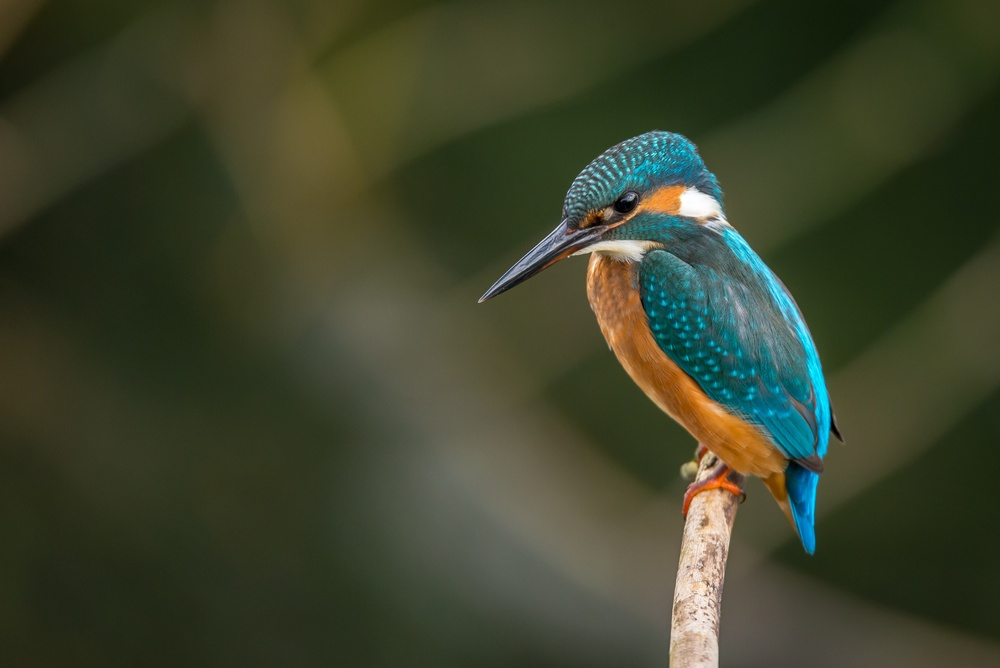
#> input picture bird.jpg, 1000 x 668 px, shrunk from 4844 x 3234 before the run
$ jupyter execute compression.ipynb   (shell and % lines are left out)
#> lines starting #> are read from the running program, lines starting #| are printed output that depends on the picture
[cell 1]
import numpy as np
import pandas as pd
import matplotlib.pyplot as plt
from sklearn.decomposition import PCA
import cv2
from scipy.stats import stats
import matplotlib.image as mpimg
img = cv2.cvtColor(cv2.imread('bird.jpg'), cv2.COLOR_BGR2RGB)
plt.imshow(img)
plt.show()

[cell 2]
img.shape
#> Out = (668, 1000, 3)

[cell 3]
#Splitting into channels
blue,green,red = cv2.split(img)
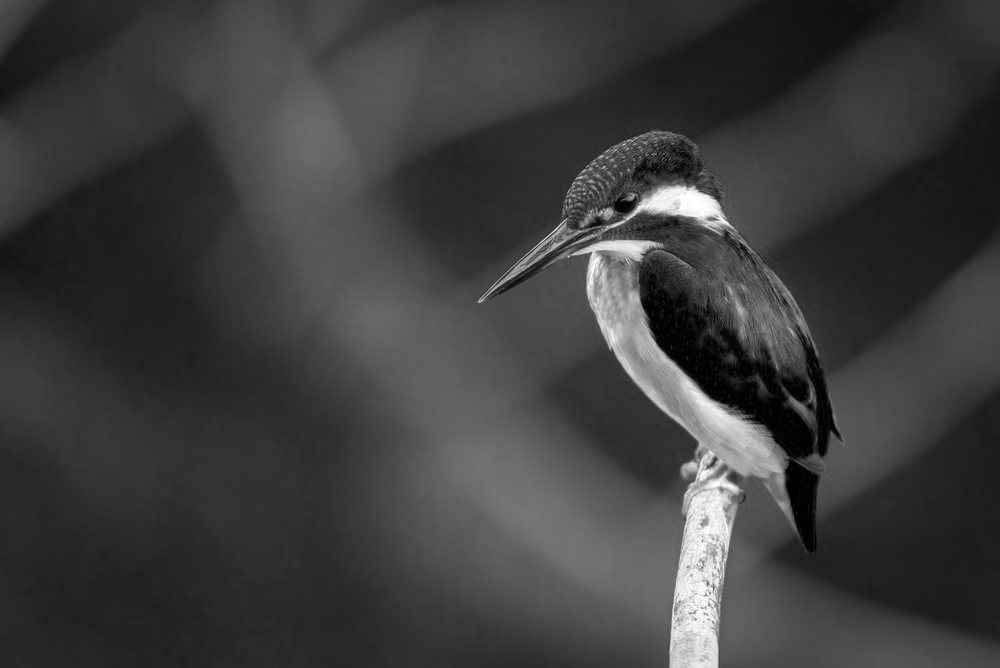
#> blue: shape (668, 1000); min 0, max 255, mean 61.5
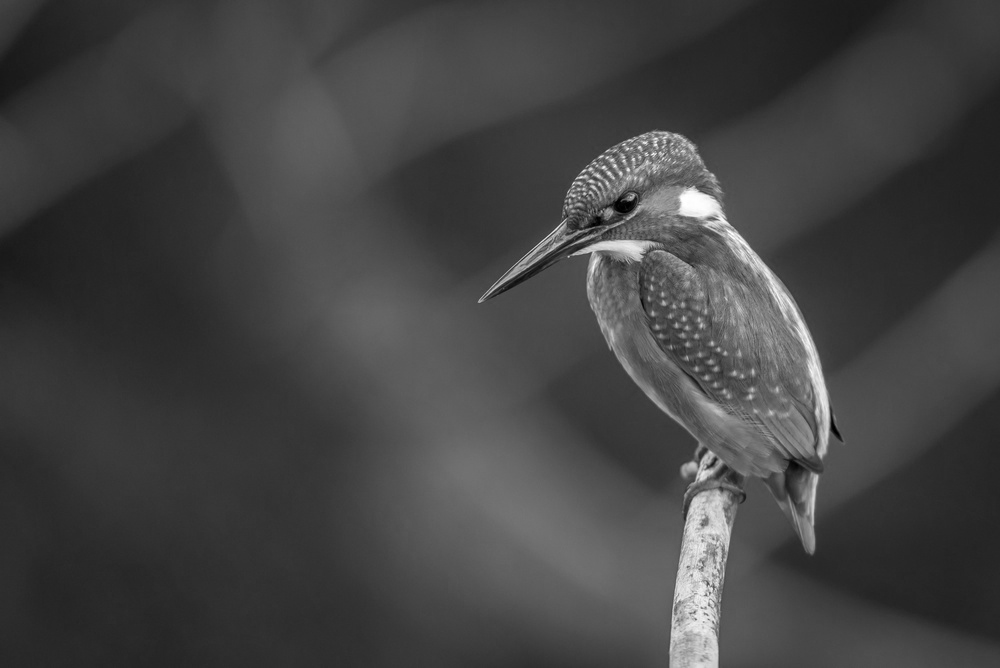
#> green: shape (668, 1000); min 0, max 255, mean 67.4
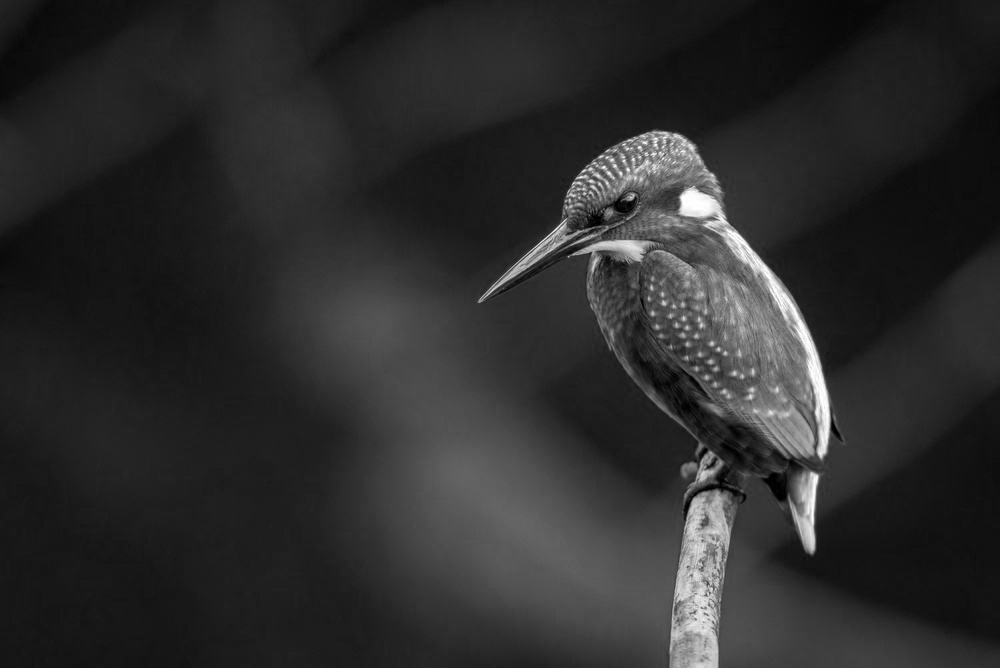
#> red: shape (668, 1000); min 0, max 255, mean 45

# Plotting the images
fig = plt.figure(figsize = (15, 7.2))
fig.add_subplot(131)
plt.title("Blue Channel")
plt.imshow(blue)

fig.add_subplot(132)
plt.title("Green Channel")
plt.imshow(green)

fig.add_subplot(133)
plt.title("Red Channel")
plt.imshow(red)

plt.show()
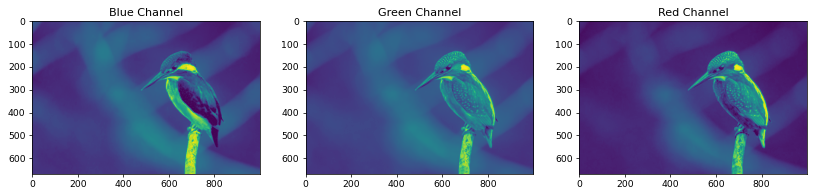
#> figure drawn by matplotlib, 3 panels

[cell 4]
blue_temp_df = pd.DataFrame(data = blue)
#> blue_temp_df = table of 668 rows and 1000 columns
blue_temp_df
#> Out = table of 668 rows and 1000 columns

[cell 5]
df_blue = blue/255
df_green = green/255
df_red = red/255
pca_b = PCA(n_components=50)
pca_b.fit(df_blue)
trans_pca_b = pca_b.transform(df_blue)
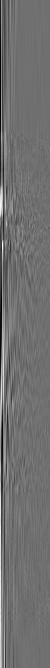
#> trans_pca_b: shape (668, 50) float64; min -2.89, max 3.68, mean -5.49e-16; drawn with min black and max white

pca_g = PCA(n_components=50)
pca_g.fit(df_green)
trans_pca_g = pca_g.transform(df_green)
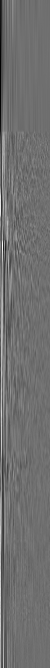
#> trans_pca_g: shape (668, 50) float64; min -2.72, max 3.49, mean 5.84e-17; drawn with min black and max white

pca_r = PCA(n_components=50)
pca_r.fit(df_red)
trans_pca_r = pca_r.transform(df_red)
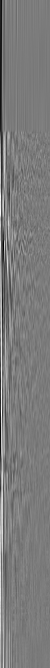
#> trans_pca_r: shape (668, 50) float64; min -3.01, max 3.2, mean 1.5e-16; drawn with min black and max white

print(trans_pca_b.shape)
#| (668, 50)
print(trans_pca_r.shape)
#| (668, 50)
print(trans_pca_g.shape)
#| (668, 50)

[cell 6]
print(f"Blue Channel : {sum(pca_b.explained_variance_ratio_)}")
print(f"Green Channel: {sum(pca_g.explained_variance_ratio_)}")
print(f"Red Channel  : {sum(pca_r.explained_variance_ratio_)}")

[cell 7]
fig = plt.figure(figsize = (15, 6))
fig.add_subplot(131)
plt.title("Blue Channel")
plt.ylabel('Variation explained')
plt.xlabel('Eigen Value')
plt.bar(list(range(1,51)),pca_b.explained_variance_ratio_)

fig.add_subplot(132)
plt.title("Green Channel")
plt.ylabel('Variation explained')
plt.xlabel('Eigen Value')
plt.bar(list(range(1,51)),pca_g.explained_variance_ratio_)

fig.add_subplot(133)
plt.title("Red Channel")
plt.ylabel('Variation explained')
plt.xlabel('Eigen Value')
plt.bar(list(range(1,51)),pca_r.explained_variance_ratio_)
plt.show()
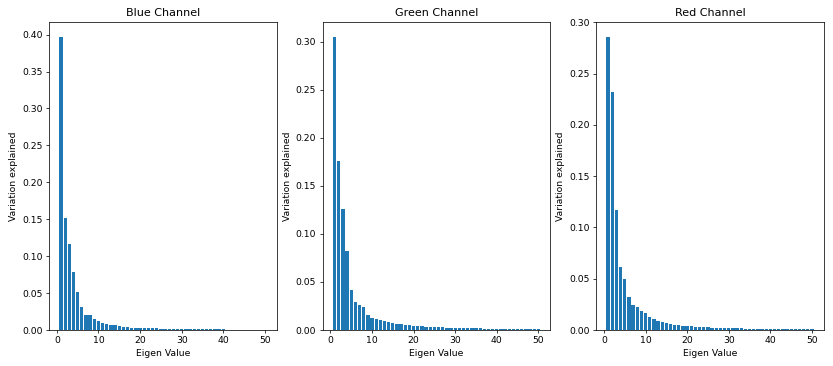
#> figure drawn by matplotlib, 3 panels; panel 1: tallest bar 0.397 high, from x = 0.6 to 1.4; panel 2: tallest bar 0.305 high, from x = 0.6 to 1.4; panel 3: tallest bar 0.286 high, from x = 0.6 to 1.4

[cell 8]
b_arr = pca_b.inverse_transform(trans_pca_b)
g_arr = pca_g.inverse_transform(trans_pca_g)
r_arr = pca_r.inverse_transform(trans_pca_r)
print(b_arr.shape, g_arr.shape, r_arr.shape)
#| (668, 1000) (668, 1000) (668, 1000)

[cell 9]
img_reduced= cv2.merge((b_arr, g_arr, r_arr))
print(img_reduced.shape)
#| (668, 1000, 3)

[cell 10]
fig = plt.figure(figsize = (10, 7.2))
fig.add_subplot(121)
plt.title("Original Image")
plt.imshow(img)

fig.add_subplot(122)
plt.title("Reduced Image")
plt.imshow(img_reduced)
plt.show()
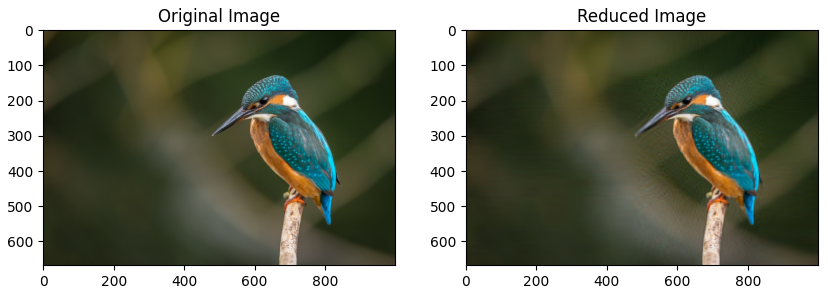
#> figure drawn by matplotlib, 2 panels
